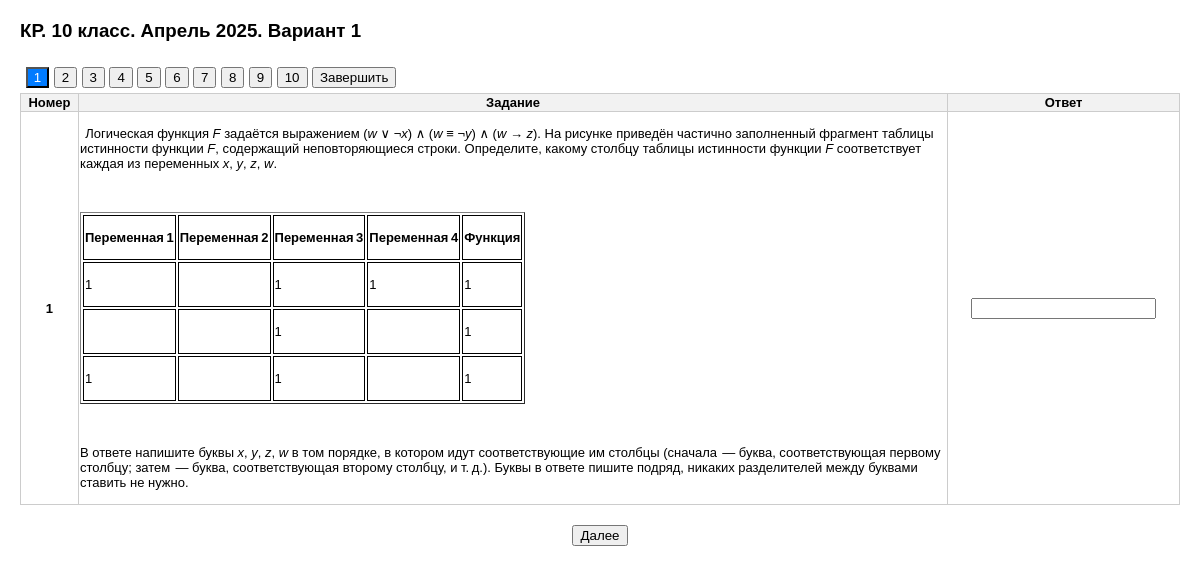
/take/7/ (signed in), run on the app's committed database.
### tests/models.py (models this page shows, shortened)
class Test(models.Model):
    title = models.CharField(max_length=200, verbose_name='Название')
    questions = models.ManyToManyField(Question, verbose_name='Вопросы')
    created_by = models.ForeignKey(User, on_delete=models.CASCADE, verbose_name='Автор')
    time_create_test = models.DateTimeField(default=datetime.datetime.now(), verbose_name='Создано')
    klass_destination = models.CharField(default='7', max_length=2, choices=CLASSES, verbose_name='Класс')
    repeated_answer = models.BooleanField(default=False, verbose_name='Разрешена отправка')
    only_one_answer = models.BooleanField(default=True, verbose_name='Многократность ответов')
    tmp = models.BooleanField(default=True, verbose_name='Без заданий (временный тест)')

class Question(models.Model):
    text = RichTextField(verbose_name='Текст')
    file = models.URLField(verbose_name='Ссылка на файл', blank=True)
    question_type = models.CharField(default='SA', max_length=2, choices=QUESTION_TYPES, verbose_name='Тип вопроса')
    correct_answer = models.CharField(max_length=256, verbose_name='Правильный ответ')
    time_create_question = models.DateTimeField(default=datetime.datetime.now(), verbose_name='Создано')
    klass_destination = models.CharField(default='7', max_length=2, choices=CLASSES, verbose_name='Класс')
    topics = models.CharField(max_length=128, default='Txt', choices=TOPICS, verbose_name='Тема')

### tests/views.py (the view)
# urls.py: path('take/<int:test_id>/', take_test, name='take_test'),
@login_required
def take_test(request, test_id):
    test = get_object_or_404(Test, id=test_id)
    if request.method == 'POST':
        form = TestResponseForm(request.POST, questions=test.questions.all())
        if form.is_valid():
            answers = {key: form.cleaned_data[key] for key in form.cleaned_data}
            response = StudentResponse(student=request.user, test=test, answers=answers)
            answer_correct_db = dict(test.questions.all().values_list('id', 'correct_answer'))
            answers_student = dict([(int(k.split('_')[-1]), v) for k, v in answers.items()])
            answers_correct_student_for_db = {k: answers_student[k]==answer_correct_db[k] for k, v in answers_student.items()}
            score = sum([int(v) for v in answers_correct_student_for_db.values()]) # Итог
            response.right_answer = answers_correct_student_for_db
            response.score = score
            response.save()
            return redirect('test_results', response.id)
    else:
        form = TestResponseForm(questions=test.questions.all())
    return render(request, 'tests/take_test.html', {
                                                    'test': test, 'form': form
                                                    })

### tests/forms.py
class TestResponseForm(forms.Form):
    def __init__(self, *args, **kwargs):
        questions = kwargs.pop('questions', None)
        super(TestResponseForm, self).__init__(*args, **kwargs)
        if questions:
            for question in questions:
                self.fields[f'question_{question.id}'] = forms.CharField(
                    label={
                            'id': question.id,
                            'text': question.text,
                            'file': question.file,
                            'question_type': question.question_type,
                        },
                        widget=forms.TextInput(),
                    )

### tests/templates/tests/take_test.html (shortened to what this page needs)
<!DOCTYPE html>
<html lang="en">
<head>
    {% load static %}
    <link rel="stylesheet" type="text/css" href="{% static 'css/styles.css' %}">
</head>
<body>
    <h3>{{ test.title }}</h3>
    <form method="post">
        <div>
            <div class="navigation-buttons" style="padding: 0.5%;">
                {% for field in form %}
                <button type="button" class="question-nav" data-index="{{ forloop.counter0 }}">{{ forloop.counter }}</button>
                {% endfor %}
                <button type="submit" style="display: none;" id="submitButton">Завершить</button>
            </div>
        </div>
        <div>
            <table id="table_total">
                <thead>
                    <tr>
                        <th>Номер</th>
                        <th>Задание</th>
                        <th>Ответ</th>
                    </tr>
                </thead>
                <tbody>
                    {% for field in form %}
                    <tr class="question-row {% if forloop.counter > 1 %}hidden{% endif %}">
                        <td class="number">
                            <b>{{ forloop.counter }}</b>
                        </td>
                        <td>
                            {{ field.label.text|safe }}
                        </td>
                        <td class="answer">
                            {% if field.label.question_type == 'MC' %}
                            <textarea name="question_{{ field.label.id }}" required
                                id="id_question_{{ field.label.id }}" rows="4" cols="50"
                                placeholder="Ввести ответы через ;"></textarea>
                            {% else %}
                            {{ field }}
                            {% endif %}
                        </td>
                    </tr>
                    {% endfor %}
                </tbody>
            </table>
        </div>
        <div class="footer_test">
            <button type="button" id="nextButton">Далее</button>
        </div>
    </form>
</body>
</html>

### tests/static/css/styles.css (style rules this page uses)
#table_total { width: 100%; border-collapse: collapse; margin: auto; margin-bottom: 20px; font-size: small; }
th, td { border: 1px solid #ccc; }
th { background-color: #f2f2f2; }
.number { text-align: center; width: 5%; }
.answer { text-align: center; width: 20%; }
.footer_test { text-align: center; }
body { font-family: Arial, sans-serif; margin: 20px; }
.question-nav.active { background-color: #007bff; color: white; }

### data on the page
Test: title "КР. 10 класс. Апрель 2025. Вариант 1"
Question: label.text "Логическая функция F задаётся выражением ( w ∨ ¬ x ) ∧ ( w ≡ ¬ y ) ∧ ( w → z ). На рисунке приведён частично заполненный фрагмент таблицы истинности функции F , содержащий неповторяющиеся строки. Определите, какому столбцу таблицы истинности функции F соответствует каждая из переменных x , y , z , w . Переменная 1 Переменная 2 Переменная 3 Переменная 4 Функция 1 1 1 1 1 1 1 1 1 В ответе напишите буквы x , y , z , w в том порядке, в котором идут соответствующие им столбцы (сначала — буква, соответствующая первому столбцу; затем — буква, соответствующая второму столбцу, и т. д.). Буквы в ответе пишите подряд, никаких разделителей между буквами ставить не нужно."
